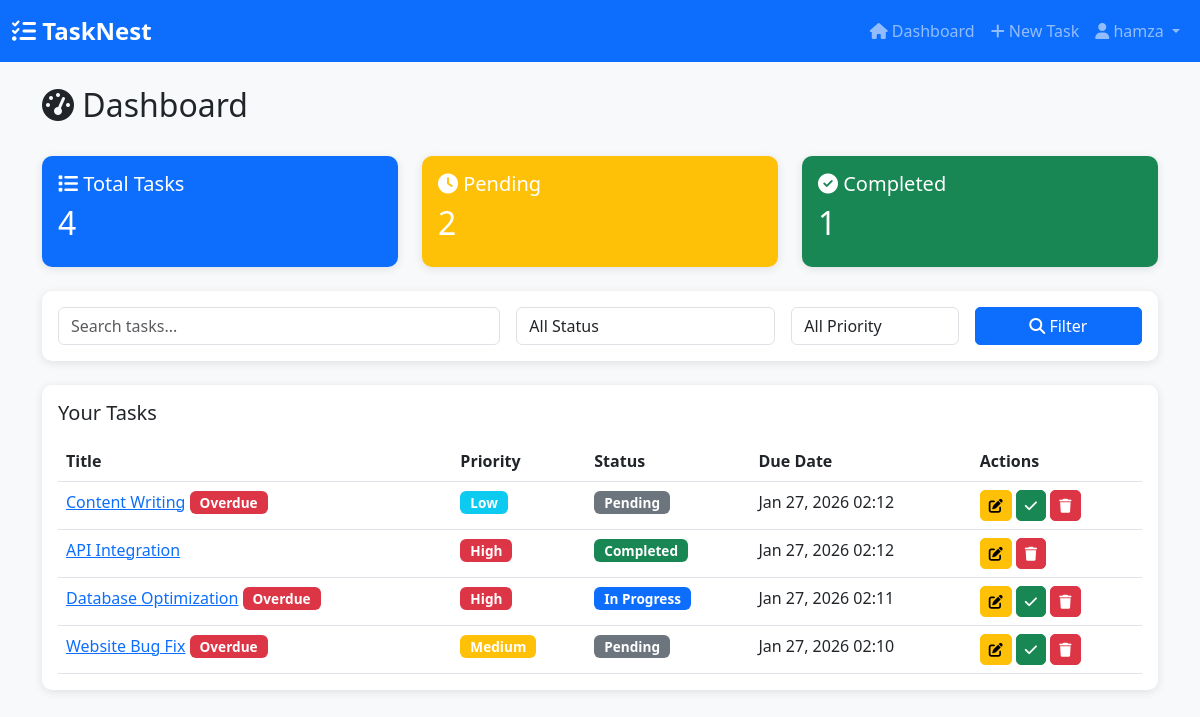
The page / (signed in) on the database its author committed.
### tasks/models.py (models this page shows, shortened)
class Task(models.Model):
    PRIORITY_CHOICES = [
        ('low', 'Low'),
        ('medium', 'Medium'),
        ('high', 'High'),
    ]
    STATUS_CHOICES = [
        ('pending', 'Pending'),
        ('in_progress', 'In Progress'),
        ('completed', 'Completed'),
    ]
    user = models.ForeignKey(User, on_delete=models.CASCADE, related_name='tasks')
    title = models.CharField(max_length=200)
    description = models.TextField(blank=True)
    priority = models.CharField(max_length=10, choices=PRIORITY_CHOICES, default='medium')
    status = models.CharField(max_length=15, choices=STATUS_CHOICES, default='pending')
    due_date = models.DateTimeField(null=True, blank=True)
    created_at = models.DateTimeField(auto_now_add=True)
    updated_at = models.DateTimeField(auto_now=True)
    completed_at = models.DateTimeField(null=True, blank=True)
    class Meta:
        ordering = ['-created_at']
    def is_overdue(self):
        if self.due_date and self.status != 'completed':
            return timezone.now() > self.due_date
        return False

### tasks/views.py (the view)
# urls.py: path('', views.dashboard_view, name='dashboard'),
@login_required
def dashboard_view(request):
    search_query = request.GET.get('search', '')
    status_filter = request.GET.get('status', '')
    priority_filter = request.GET.get('priority', '')
    tasks = Task.objects.filter(user=request.user)
    if search_query:
        tasks = tasks.filter(
            Q(title__icontains=search_query) |
            Q(description__icontains=search_query)
        )
    if status_filter:
        tasks = tasks.filter(status=status_filter)
    if priority_filter:
        tasks = tasks.filter(priority=priority_filter)
    context = {
        'tasks': tasks,
        'total_tasks': Task.objects.filter(user=request.user).count(),
        'pending_tasks': Task.objects.filter(user=request.user, status='pending').count(),
        'completed_tasks': Task.objects.filter(user=request.user, status='completed').count(),
        'search_query': search_query,
        'status_filter': status_filter,
        'priority_filter': priority_filter,
    }
    return render(request, 'tasks/dashboard.html', context)

### tasks/templates/tasks/dashboard.html (shortened to what this page needs)
{% extends 'tasks/base.html' %}
{% block content %}
<div class="row mb-4">
    <div class="col-md-12">
        <h2><i class="fas fa-tachometer-alt"></i> Dashboard</h2>
    </div>
</div>
<div class="row mb-4">
    <div class="col-md-4">
        <div class="card bg-primary text-white">
            <div class="card-body">
                <h5 class="card-title"><i class="fas fa-list"></i> Total Tasks</h5>
                <h2>{{ total_tasks }}</h2>
            </div>
        </div>
    </div>
    <div class="col-md-4">
        <div class="card bg-warning text-white">
            <div class="card-body">
                <h5 class="card-title"><i class="fas fa-clock"></i> Pending</h5>
                <h2>{{ pending_tasks }}</h2>
            </div>
        </div>
    </div>
    <div class="col-md-4">
        <div class="card bg-success text-white">
            <div class="card-body">
                <h5 class="card-title"><i class="fas fa-check-circle"></i> Completed</h5>
                <h2>{{ completed_tasks }}</h2>
            </div>
        </div>
    </div>
</div>
<div class="card mb-4">
    <div class="card-body">
        <form method="get" class="row g-3">
            <div class="col-md-5">
                <input type="text" class="form-control" name="search" placeholder="Search tasks..." value="{{ search_query }}">
            </div>
            <div class="col-md-3">
                <select class="form-control" name="status">
                    <option value="">All Status</option>
                </select>
            </div>
            <div class="col-md-2">
                <select class="form-control" name="priority">
                    <option value="">All Priority</option>
                </select>
            </div>
            <div class="col-md-2">
                <button type="submit" class="btn btn-primary w-100">
                    <i class="fas fa-search"></i> Filter
                </button>
            </div>
        </form>
    </div>
</div>
<div class="card">
    <div class="card-body">
        <h5 class="card-title mb-3">Your Tasks</h5>
        {% if tasks %}
        <div class="table-responsive">
            <table class="table table-hover">
                <thead>
                    <tr>
                        <th>Title</th>
                        <th>Priority</th>
                        <th>Status</th>
                        <th>Due Date</th>
                        <th>Actions</th>
                    </tr>
                </thead>
                <tbody>
                    {% for task in tasks %}
                    <tr>
                        <td>
                            <a href="{% url 'tasks:task_detail' task.pk %}">{{ task.title }}</a>
                            {% if task.is_overdue %}
                            <span class="badge bg-danger">Overdue</span>
                            {% endif %}
                        </td>
                        <td>
                            {% if task.priority == 'high' %}
                            <span class="badge bg-danger">High</span>
                            {% elif task.priority == 'medium' %}
                            <span class="badge bg-warning">Medium</span>
                            {% else %}
                            <span class="badge bg-info">Low</span>
                            {% endif %}
                        </td>
                        <td>
                            {% if task.status == 'completed' %}
                            <span class="badge bg-success">Completed</span>
                            {% elif task.status == 'in_progress' %}
                            <span class="badge bg-primary">In Progress</span>
                            {% else %}
                            <span class="badge bg-secondary">Pending</span>
                            {% endif %}
                        </td>
                        <td>{{ task.due_date|date:"M d, Y H:i"|default:"-" }}</td>
                        <td>
                            <a href="{% url 'tasks:task_update' task.pk %}" class="btn btn-sm btn-warning">
                                <i class="fas fa-edit"></i>
                            </a>
                            {% if task.status != 'completed' %}
                            <a href="{% url 'tasks:task_complete' task.pk %}" class="btn btn-sm btn-success">
                                <i class="fas fa-check"></i>
                            </a>
                            {% endif %}
                            <a href="{% url 'tasks:task_delete' task.pk %}" class="btn btn-sm btn-danger">
                                <i class="fas fa-trash"></i>
                            </a>
                        </td>
                    </tr>
                    {% endfor %}
                </tbody>
            </table>
        </div>
        {% endif %}
    </div>
</div>
{% endblock %}

### tasks/templates/tasks/base.html (shortened to what this page needs)
<!DOCTYPE html>
<html lang="en">
<head>
    <link href="https://cdn.jsdelivr.net/npm/bootstrap@5.3.0/dist/css/bootstrap.min.css" rel="stylesheet">
    <link rel="stylesheet" href="https://cdnjs.cloudflare.com/ajax/libs/font-awesome/6.4.0/css/all.min.css">
    {% load static %}
    <link rel="stylesheet" href="{% static 'tasks/css/style.css' %}">
</head>
<body>
    {% if user.is_authenticated %}
    <nav class="navbar navbar-expand-lg navbar-dark bg-primary">
        <div class="container-fluid">
            <a class="navbar-brand" href="{% url 'tasks:dashboard' %}">
                <i class="fas fa-tasks"></i> TaskNest
            </a>
            <div class="collapse navbar-collapse" id="navbarNav">
                <ul class="navbar-nav ms-auto">
                    <li class="nav-item">
                        <a class="nav-link" href="{% url 'tasks:dashboard' %}">
                            <i class="fas fa-home"></i> Dashboard
                        </a>
                    </li>
                    <li class="nav-item">
                        <a class="nav-link" href="{% url 'tasks:task_create' %}">
                            <i class="fas fa-plus"></i> New Task
                        </a>
                    </li>
                    <li class="nav-item dropdown">
                        <a class="nav-link dropdown-toggle" href="#" id="navbarDropdown" role="button" data-bs-toggle="dropdown">
                            <i class="fas fa-user"></i> {{ user.username }}
                        </a>
                    </li>
                </ul>
            </div>
        </div>
    </nav>
    {% endif %}
    <main class="container mt-4">
        {% block content %}{% endblock %}
    </main>
</body>
</html>

### tasks/static/tasks/css/style.css (style rules this page uses)
body { background-color: #f8f9fa; font-family: 'Segoe UI', Tahoma, Geneva, Verdana, sans-serif; }
.navbar-brand { font-weight: bold; font-size: 1.5rem; }
.card { border: none; border-radius: 10px; box-shadow: 0 2px 10px rgba(0,0,0,0.1); }
.btn { border-radius: 5px; }
.badge { padding: 5px 10px; font-size: 0.85rem; }
.table { margin-bottom: 0; }

### rows shown on the page
Task: title "Content Writing", status "Overdue", priority "Low", due_date "Jan 27, 2026 02:12"
Task: title "API Integration", priority "High", status "Completed", due_date "Jan 27, 2026 02:12"
Task: title "Database Optimization", status "Overdue", priority "High", due_date "Jan 27, 2026 02:11"
Task: title "Website Bug Fix", status "Overdue", priority "Medium", due_date "Jan 27, 2026 02:10"

### other values the page prints
{{ user.username }} "hamza"
{{ total_tasks }} "4"
{{ pending_tasks }} "2"
{{ completed_tasks }} "1"
